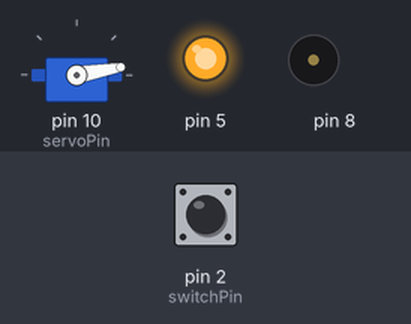
Simulated run of this sketch. Board: Arduino Uno, built with avr-gcc and run on an emulated ATmega328P. Parts: servo, output pins drawn as LEDs (lit = HIGH), buzzer (waves = sounding). The test bench sets the inputs (shaded band); at power-on: pin 2 (switchPin) LOW.

Above: at 1.2 s.
1.3 s: pin 2 (switchPin) pulled HIGH for 0.15 s
At 2.0 s:
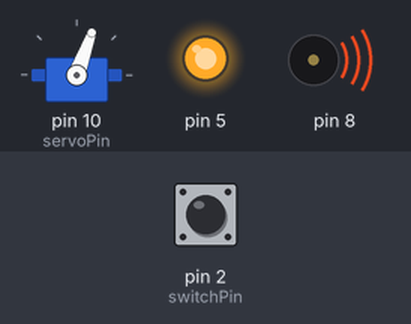
At 3.5 s:
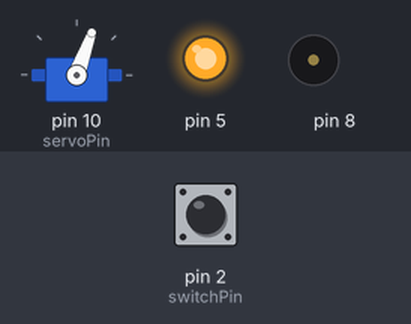
Timing chart, 0 to 6.3 s (numbered marks = the images above; inputs shaded):
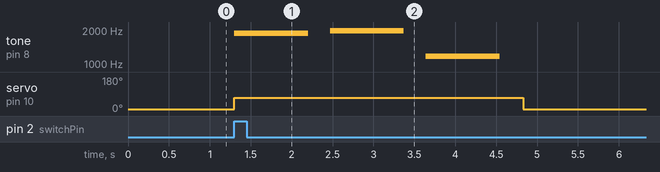

Measured:
- after the input at 1.3 s, tone on pin 8: plays 1865 Hz for 0.90 s, 1976 Hz for 0.90 s, 1175 Hz for 0.90 s, starting at once; servo on pin 10 (servoPin): 10° → 70° at once, → 10° 3.5 s later

The sketch:

JackintheBox.ino
```cpp
/*
  Runs a Jack in the Box
  Plays UFO theme
*/

#include "pitches.h"
#include <Servo.h>

#define servoPin  10
#define switchPin 2

#define closePos  10
#define openPos   70

Servo servo;
int switchState;
int previousSwitchState;
int playCount = 0;

// Creepy sci-fi tune
int melody[] = {NOTE_AS6,NOTE_B6,NOTE_D6,0};
int noteDurations[] = {10,10,10};

void ToggleSwitch(int switchState)
{
  if (switchState == HIGH) // If switch is pushed, open the box
  {
    servo.write(openPos);
  }
  else
  {
    servo.write(closePos);
  }
  previousSwitchState = switchState;  // Remember that the switch state has changed
}

void setup() {

  pinMode(5,OUTPUT);
  digitalWrite(5,HIGH);

  // Start with the box closed and the switch in the off postion
  switchState = LOW;
  previousSwitchState = LOW;

  // Connect to our servo and make sure it is in the closed position
  servo.attach(servoPin);
  servo.write(closePos);

  pinMode(switchPin, INPUT);
}

void loop() {
  int switchState = digitalRead(switchPin);

  if (switchState != previousSwitchState) {
    ToggleSwitch(switchState);

    // Only want to play audio once and not loop through continuously
    if (playCount == 0) {
      for (int thisNote = 0; thisNote < 3; thisNote++) {

        int noteDuration = 9000 / noteDurations[thisNote];
        tone(8, melody[thisNote], noteDuration);

        int pauseBetweenNotes = noteDuration * 1.30;
        delay(pauseBetweenNotes);

        // Stop the tone playing:
        noTone(8);
        playCount += 1;
      }

    ToggleSwitch(switchState);
    }
  }
  delay(20);
}
```

pitches.h
```cpp
/*************************************************
 * Public Constants
 *************************************************/

#define NOTE_B0  31
#define NOTE_C1  33
#define NOTE_CS1 35
#define NOTE_D1  37
#define NOTE_DS1 39
#define NOTE_E1  41
#define NOTE_F1  44
#define NOTE_FS1 46
#define NOTE_G1  49
#define NOTE_GS1 52
#define NOTE_A1  55
#define NOTE_AS1 58
#define NOTE_B1  62
#define NOTE_C2  65
#define NOTE_CS2 69
#define NOTE_D2  73
#define NOTE_DS2 78
#define NOTE_E2  82
#define NOTE_F2  87
#define NOTE_FS2 93
#define NOTE_G2  98
#define NOTE_GS2 104
#define NOTE_A2  110
#define NOTE_AS2 117
#define NOTE_B2  123
#define NOTE_C3  131
#define NOTE_CS3 139
#define NOTE_D3  147
#define NOTE_DS3 156
#define NOTE_E3  165
#define NOTE_F3  175
#define NOTE_FS3 185
#define NOTE_G3  196
#define NOTE_GS3 208
#define NOTE_A3  220
#define NOTE_AS3 233
#define NOTE_B3  247
#define NOTE_C4  262
#define NOTE_CS4 277
#define NOTE_D4  294
#define NOTE_DS4 311
#define NOTE_E4  330
#define NOTE_F4  349
#define NOTE_FS4 370
#define NOTE_G4  392
#define NOTE_GS4 415
#define NOTE_A4  440
#define NOTE_AS4 466
#define NOTE_B4  494
#define NOTE_C5  523
#define NOTE_CS5 554
#define NOTE_D5  587
#define NOTE_DS5 622
#define NOTE_E5  659
#define NOTE_F5  698
#define NOTE_FS5 740
#define NOTE_G5  784
#define NOTE_GS5 831
#define NOTE_A5  880
#define NOTE_AS5 932
#define NOTE_B5  988
#define NOTE_C6  1047
#define NOTE_CS6 1109
#define NOTE_D6  1175
#define NOTE_DS6 1245
#define NOTE_E6  1319
#define NOTE_F6  1397
#define NOTE_FS6 1480
#define NOTE_G6  1568
#define NOTE_GS6 1661
#define NOTE_A6  1760
#define NOTE_AS6 1865
#define NOTE_B6  1976
#define NOTE_C7  2093
#define NOTE_CS7 2217
#define NOTE_D7  2349
#define NOTE_DS7 2489
#define NOTE_E7  2637
#define NOTE_F7  2794
#define NOTE_FS7 2960
#define NOTE_G7  3136
#define NOTE_GS7 3322
#define NOTE_A7  3520
#define NOTE_AS7 3729
#define NOTE_B7  3951
#define NOTE_C8  4186
#define NOTE_CS8 4435
#define NOTE_D8  4699
#define NOTE_DS8 4978
```
